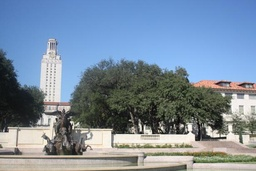
#> input picture pic/uttower1.jpg, 256 x 171 px, shrunk from 615 x 410 before the run
$ jupyter execute panorma_stitching.ipynb
#> lines starting #> are read from the running program, lines starting #| are printed output that depends on the picture
### DIP_py/basic_funcs.py
import numpy as np
from matplotlib import pyplot as plt
from skimage import io ,color
from skimage.transform import resize

# [5 lines left out: function read_img, not called in this run]


def display_img(img):
    io.imshow(img)


def zero_pad(image, pad_height, pad_width):
    """ Zero-pad a 3d image.

    Args:
        image: numpy array of shape (H, W, 3).
        pad_width: width of the zero padding (left and right padding).
        pad_height: height of the zero padding (bottom and top padding).
    Returns:
        out: numpy array of shape (H+2*pad_height, W+2*pad_width).
    """

    out=np.pad(image,pad_width=[(pad_width,pad_width),(pad_height,pad_height)],mode='constant')

    return out

def convlution(image, kernel):
    """ implementation of convolution filter.
    This function uses element-wise multiplication and np.sum()
    to efficiently compute weighted sum of neighborhood at each
    pixel.


    Args:
        image: numpy array of shape (Hi, Wi).
        kernel: numpy array of shape (Hk, Wk). Dimensions will be odd.
    Returns:
        out: numpy array of shape (Hi, Wi).
    """
    if len(image.shape)==3:
        print(len(image.shape))
        Hi, Wi,_ = image.shape
        Hk, Wk,_= kernel.shape
    if len(image.shape)==2:
        Hi, Wi = image.shape
        Hk, Wk = kernel.shape

    out = np.zeros((Hi, Wi))

    # pad image
    image = zero_pad(image, Wk//2, Hk//2)

    print(image.shape)
    for m in range(Hi):
        for n in range(Wi):
                out[m, n] =  np.sum(image[m: m+Hk, n: n+Wk] * kernel)


    return out

# [47 lines left out: functions correlation, normalized_correlation, not called in this run]

### DIP_application/panorma_stitching.ipynb
[cell 1]
import sys
sys.path.append('./../DIP_py')
from basic_funcs import *
from edge import *

[cell 2]
img1=io.imread("./../pic/uttower1.jpg",as_gray=True)
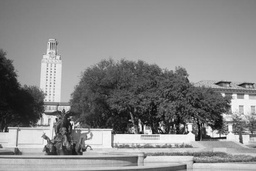
#> img1: shape (171, 256) float64; min 0.0117, max 0.999, mean 0.539
img2=io.imread("./../pic/uttower2.jpg",as_gray=True)
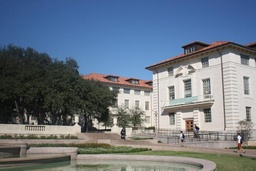
#> input picture pic/uttower2.jpg, 256 x 171 px, shrunk from 615 x 410 before the run
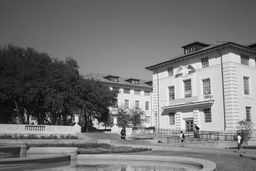
#> img2: shape (171, 256) float64; min 0.0196, max 0.967, mean 0.461

[cell 3]
canny_h=np.array([-0.5,0,0.5])
canny_h=canny_h.reshape((1,-1))
canny_v=np.array([[0.5],[0],[-0.5]])

dx1=convlution(img1,canny_h)
#| (171, 258)
dy1=convlution(img1,canny_v)
#| (173, 256)

dx2=convlution(img2,canny_h)
#| (171, 258)
dy2=convlution(img2,canny_v)
#| (173, 256)
#> after the loop in convlution (call 4), `for m in range(Hi):`:
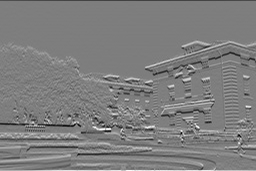
#> out: shape (171, 256) float64; min -0.394, max 0.398, mean -0.000501; drawn with min black and max white

[cell 4]
## find the keypoint
def find_keypoint(img,dx,dy,window_size=5,k=0.04):


#> called with window_size = 5, k = 0.04
    ones_=np.ones((window_size,window_size))


    dx_square=dx**2
    dy_square=dy**2
    dx_dy=dx*dy

    H,W=img.shape
#> H = 171; W = 256

    m=window_size//2

    out=np.zeros((H,W))

    for i in range(m,H-m):
        for j in range(m,W-m):
            M_xx=np.sum(ones_*dx_square[i-m:i+m+1,j-m:j+m+1])
            M_yy=np.sum(ones_*dy_square[i-m:i+m+1,j-m:j+m+1])
            M_xy=np.sum(ones_*dx_dy[i-m:i+m+1,j-m:j+m+1])

            M=np.array([[M_xx,M_xy],[M_xy,M_yy]])

            out[i][j]=np.linalg.det(M)-k*np.trace(M)**2

    return out

[cell 5]
k1=find_keypoint(img1,dx1,dy1)
k2=find_keypoint(img1,dx2,dy2)
#> call 2 of find_keypoint, with window_size = 5, k = 0.04
#> in find_keypoint (call 2), `dx_dy=dx*dy`:
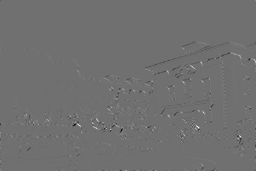
#> dx_dy: shape (171, 256) float64; min -0.108, max 0.138, mean 3.58e-05; drawn with min black and max white
#> after the loop in find_keypoint (call 2), `for i in range(m,H-m):`:
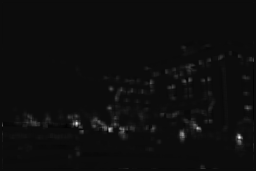
#> out: shape (171, 256) float64; min -0.0362, max 0.726, mean 0.00636; drawn with min black and max white

[cell 6]
from skimage.feature import corner_peaks

[cell 7]
corners1=corner_peaks(k1,threshold_rel=0.01)
#> corners1 = 274 pairs, first value 2 to 168, second value 2 to 253
corners2=corner_peaks(k2,threshold_rel=0.01)
#> corners2 = 297 pairs, first value 2 to 168, second value 2 to 253

[cell 8]
corners1.shape,corners2.shape
#> Out = ((274, 2), (297, 2))

[cell 9]
plt.imshow(img1,cmap="gray")
plt.scatter(corners1[:,1],corners1[:,0],marker='x')
plt.show()
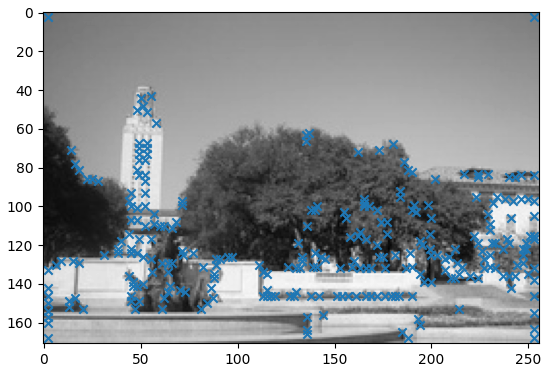
#> figure drawn by matplotlib, 1 panel

[cell 10]
plt.imshow(img2,cmap="gray")
plt.scatter(corners2[:,1],corners2[:,0],marker='x')
plt.show()
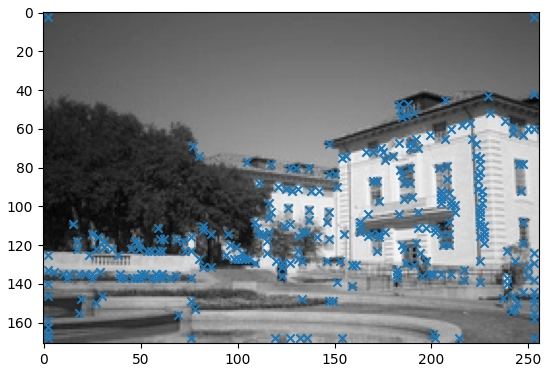
#> figure drawn by matplotlib, 1 panel

[cell 11]
## discript the key point

def discribe_keypoint(image,keypoints,desc_func,patch_size=16):
    """

    Args:
        img: input img
        keypoints: cordins of keypoints(N*2)
        desc_func: the way of discribe the keypoint
        windows_size: area used to discribe the keypoint
    return:
        features: N*m feature vectors

    """
#> called with keypoints = array of shape (274, 2), patch_size = 16

    desc = []

    H,W=image.shape
#> H = 171; W = 256

    for i, kp in enumerate(keypoints):
        y, x = kp
        y1=max(y-(patch_size//2),0)
        y2=min(y+(patch_size+1)//2,H-1)

        x1=max(x-(patch_size//2),0)
        x2=min(x+(patch_size+1)//2,W-1)
        patch = image[y1:y2,
                      x1:x2]
        h,w=patch.shape

        if h<16 or w<16:
            desc.append([-1]*256)
        else:
            desc.append(desc_func(patch))
#> this loop made 274 passes
#> (y, x, y1, y2, x1, x2, h, w) on passes 1 to 3: (131, 190, 123, 139, 182, 198, 16, 16), (132, 187, 124, 140, 179, 195, 16, 16), (131, 141, 123, 139, 133, 149, 16, 16)

    return np.array(desc)
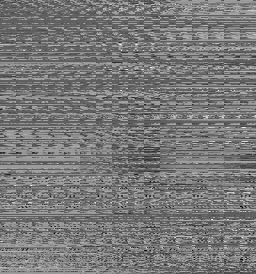
#> returned value: shape (274, 256) float64; min -4.27, max 4.48, mean -0.113; drawn with min black and max white

[cell 12]
def normalize_desc(patch):
    feature = []
    ### YOUR CODE HERE
    std = np.std(patch)
    std = 1 if std == 0 else std
    feature = ((patch - np.mean(patch)) / std).flatten()
    ### END YOUR CODE
    return feature

[cell 13]
features1=discribe_keypoint(img1,corners1,normalize_desc)
features2=discribe_keypoint(img2,corners2,normalize_desc)
#> call 2 of discribe_keypoint, with keypoints = array of shape (297, 2), patch_size = 16
#> the loop in discribe_keypoint (call 2), `for i, kp in enumerate(keypoints):` made 297 passes
#> kp on passes 1 to 3: [137, 239], [123, 76], [129, 109]
#> in discribe_keypoint (call 2), `return np.array(desc)`:
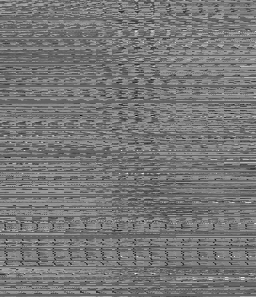
#> returned value: shape (297, 256) float64; min -5.07, max 5.5, mean -0.114; drawn with min black and max white

[cell 14]
def match(features1,features2):
    """find the match between features1 and features2


    return:
        match_lst: each element [x,y] x is the index in f1, y is the index in f2

    """
    match_lst=[]
    for i in range(len(features1)):
        temp=np.sum((features2-features1[i])**2,axis=1)
        A, B = np.partition(temp, 1)[0: 2]
        if A/B<0.5:
            match_lst.append([i,np.argmin(temp)])
    return np.array(match_lst)

[cell 15]
match_lst=match(features1,features2)

[cell 16]
np.pad(corners1[match_lst[:,0]],((0,0),(0,1)),'constant')
#> Out = 49 rows, first 8: [131, 190, 0], [132, 187, 0], [137, 224, 0], [125, 181, 0], [139, 196, 0], [126, 143, 0], [127, 145, 0], [129, 213, 0]

[cell 17]
def fit_affine_matrix(p1, p2):
    """ Fit affine matrix such that p2 * H = p1
    Hint:
        You can use np.linalg.lstsq function to solve the problem.
    Args:
        p1: an array of shape (M, P)
        p2: an array of shape (M, P)
    Return:
        H: a matrix of shape (P, P) that transform p2 to p1.
    """

    assert (p1.shape[0] == p2.shape[0]),\
        'Different number of points in p1 and p2'
    p1 = np.pad(p1,((0,0),(0,1)),'constant')
    p2 = np.pad(p2,((0,0),(0,1)),'constant')

    ### YOUR CODE HERE
    H = np.linalg.lstsq(p2, p1, rcond=None)[0]
    ### END YOUR CODE

    # Sometimes numerical issues cause least-squares to produce the last
    # column which is not exactly [0, 0, 1]
    H[:,2] = np.array([0, 0, 1])
    return H

[cell 18]
def ransac(match_lst,corners1,corners2,threshold=30,num_iter=100):
#> called with match_lst = array of shape (49, 2), corners1 = array of shape (274, 2), corners2 = array of shape (297, 2), threshold = 30, num_iter = 100
    N=len(match_lst)


    sample_num=int(N*0.2)

    for i in range(num_iter):
        # random sample some samples
        idx=np.random.choice(range(N),sample_num)

        max_inlier=0
        res_H=None

        # compute affine matrix
        H=fit_affine_matrix(corners2[match_lst[idx][:,1]],corners1[match_lst[idx][:,0]])

        # compute num of inliers in samples did not choosed
        cor1_paded=np.pad(corners1,((0,0),(0,1)),"constant")
        cor2_paded=np.pad(corners2,((0,0),(0,1)),"constant")

        temp=np.sum((cor1_paded[match_lst[:,0]]@H)[:,:1]-cor2_paded[match_lst[:,1]][:,:1],axis=1)
        num_inliers=np.sum(temp<threshold)

        if num_inliers>max_inlier:
            max_inlier=num_inliers
            res_H=H

    return res_H

[cell 19]
H=ransac(match_lst,corners1,corners2)

[cell 20]
H
#> Out = [[0.922, -0.671, 0], [0.00915, 0.846, 0], [0, 0, 1]]
